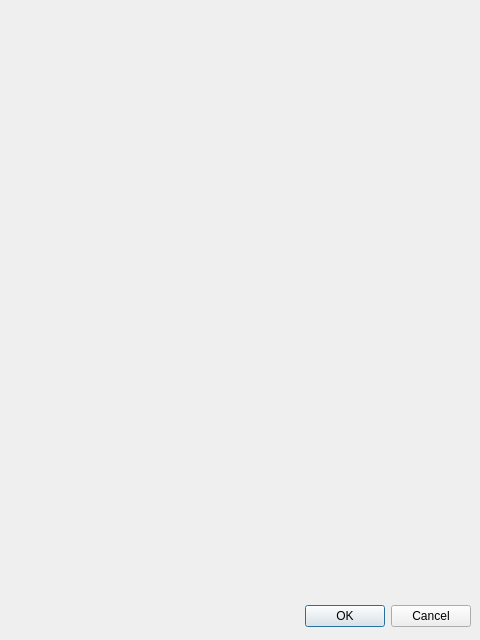
<ui version="4.0">
 <class>NewQuotationDialogue</class>
 <widget class="QDialog" name="NewQuotationDialogue">
  <property name="geometry">
   <rect>
    <x>0</x>
    <y>0</y>
    <width>480</width>
    <height>640</height>
   </rect>
  </property>
  <property name="windowTitle">
   <string>Dialog</string>
  </property>
  <widget class="QDialogButtonBox" name="buttonBox">
   <property name="geometry">
    <rect>
     <x>10</x>
     <y>600</y>
     <width>461</width>
     <height>32</height>
    </rect>
   </property>
   <property name="orientation">
    <enum>Qt::Horizontal</enum>
   </property>
   <property name="standardButtons">
    <set>QDialogButtonBox::Cancel|QDialogButtonBox::Ok</set>
   </property>
  </widget>
 </widget>
 <resources/>
 <connections>
  <connection>
   <sender>buttonBox</sender>
   <signal>accepted()</signal>
   <receiver>NewQuotationDialogue</receiver>
   <slot>accept()</slot>
   <hints>
    <hint type="sourcelabel">
     <x>248</x>
     <y>254</y>
    </hint>
    <hint type="destinationlabel">
     <x>157</x>
     <y>274</y>
    </hint>
   </hints>
  </connection>
  <connection>
   <sender>buttonBox</sender>
   <signal>rejected()</signal>
   <receiver>NewQuotationDialogue</receiver>
   <slot>reject()</slot>
   <hints>
    <hint type="sourcelabel">
     <x>316</x>
     <y>260</y>
    </hint>
    <hint type="destinationlabel">
     <x>286</x>
     <y>274</y>
    </hint>
   </hints>
  </connection>
 </connections>
</ui>
